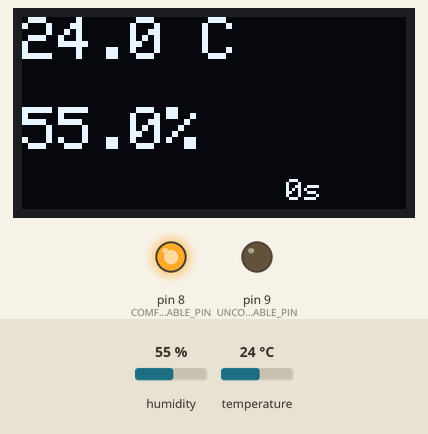
The sketch below on a simulated Arduino Uno, built with avr-gcc and run on an emulated ATmega328P. Parts: 128×64 one-colour display, output pins drawn as LEDs (lit = HIGH). Inputs (shaded band) come from the test bench; at power-on: humidity 55 %, temperature 24 °C.

Above: at 3.7 s.
3.8 s: humidity set to 41 %
At 5.6 s:
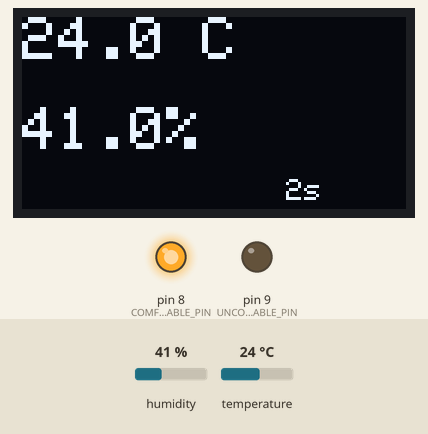
7.4 s: humidity set to 38 %
At 9.0 s:
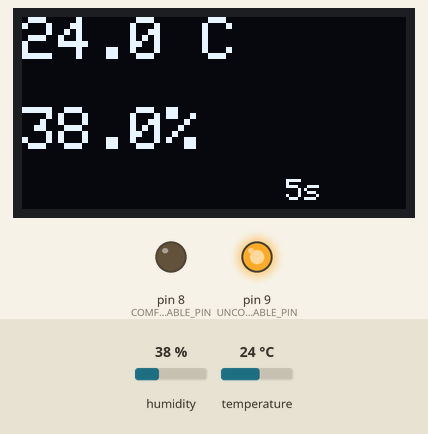
11.7 s: temperature set to 12 °C
At 13.5 s:
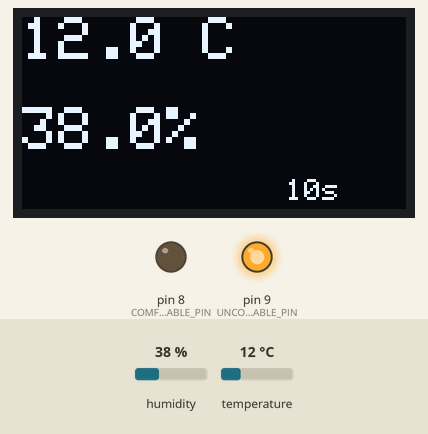
15.2 s: temperature set to 19 °C
At 16.8 s:
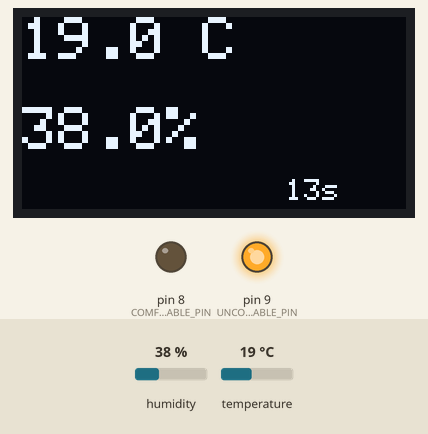
Timing chart, 0 to 18.3 s (numbered marks = the images above; inputs shaded):
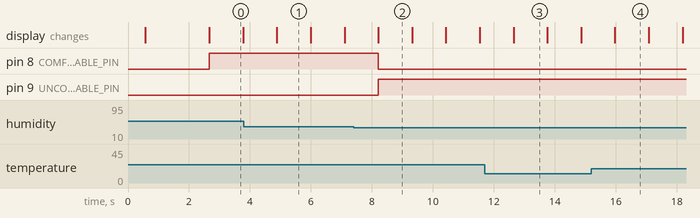

The sketch:

sketch_jun9a.ino
```cpp
#include <Wire.h>
#include <Adafruit_SSD1306.h>
#include <Adafruit_AHTX0.h>

#define SCREEN_WIDTH 128
#define SCREEN_HEIGHT 64
Adafruit_SSD1306 display(SCREEN_WIDTH, SCREEN_HEIGHT, &Wire, -1);

Adafruit_AHTX0 aht;

#define COMFORTABLE_PIN 8  // 舒適
#define UNCOMFORTABLE_PIN 9 // 不舒適

unsigned long startTime;

void setup() {
  Wire.begin();
  delay(500);

  // 初始化 OLED
  if(!display.begin(SSD1306_SWITCHCAPVCC, 0x3C)) {
    while(1);
  }
  display.clearDisplay();
  display.setTextSize(2);
  display.setTextColor(SSD1306_WHITE);
  display.setCursor(0,0);
  display.println(F("Sensor Ready!"));
  display.display();
  delay(2000);

  // 初始化 AHT 感測器
  if (!aht.begin()) {
    while(1);
  }

  // 設定腳位
  pinMode(COMFORTABLE_PIN, OUTPUT);
  pinMode(UNCOMFORTABLE_PIN, OUTPUT);

  startTime = millis();
}

void loop() {
  sensors_event_t humidity, temp;
  aht.getEvent(&humidity, &temp);

  float temperature = temp.temperature;
  float humidity_val = humidity.relative_humidity;

  // 計算經過秒數
  unsigned long elapsedSeconds = (millis() - startTime) / 1000;

  // 顯示溫濕度
  display.clearDisplay();
  display.setTextSize(2);
  display.setCursor(0, 0);
  display.print(temperature, 1);
  display.print(F(" C"));

  display.setCursor(0, 30);
  display.print(humidity_val, 1);
  display.print(F("%"));

  // 右下角顯示秒數，字體改小
  display.setTextSize(1);
  // 設定游標到右下角（大約在( SCREEN_WIDTH - 30, SCREEN_HEIGHT - 10)）
  display.setCursor(SCREEN_WIDTH - 40, SCREEN_HEIGHT - 10);
  display.print(elapsedSeconds);
  display.print(F("s"));

  display.display();

  // 判斷舒適狀態
  if (temperature >= 20 && temperature <= 26 && humidity_val >= 40 && humidity_val <= 60) {
    digitalWrite(COMFORTABLE_PIN, HIGH);
    digitalWrite(UNCOMFORTABLE_PIN, LOW);
  } else {
    digitalWrite(COMFORTABLE_PIN, LOW);
    digitalWrite(UNCOMFORTABLE_PIN, HIGH);
  }

  delay(1000);
}
```

Measured:
- the behaviour switches between 40 and 39 % on humidity (found by bisection; images 1 and 2)
- after the input at 7.4 s, pin 8 (COMFORTABLE_PIN): HIGH → LOW after 0.81 s; pin 9 (UNCOMFORTABLE_PIN): LOW → HIGH after 0.81 s
- what the display in image 0 shows lasts 1.1 s, from 2.7 s to 3.8 s
